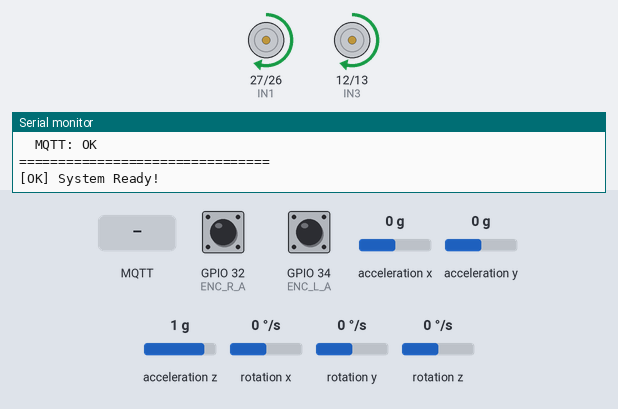
The sketch below on a simulated ESP32. Parts: motor-driver pin pairs drawn as motors (green arrow = first pin HIGH = forward, orange = second pin HIGH = backward, longer = more drive, scaled by the enable pin), the last lines printed to the serial monitor. Wiring (inferred from the names in the program): MPU-6050 motion sensor at I2C address 0x68. The inputs (shaded band) are chosen by the test bench; at power-on: acceleration x 0 g, rotation y 0 °/s, GPIO 32 (ENC_R_A) HIGH, GPIO 34 (ENC_L_A) HIGH, acceleration y 0 g, acceleration z 1 g, rotation x 0 °/s, rotation z 0 °/s. WiFi joins after 1.5 s; servers stay silent unless stated; the local clock reads 2024-03-15 10:24:30 at power-on unless the sketch sets it; no MQTT or app messages arrive unless stated.

Above: at 8.0 s.
8.1 s: acceleration x set to -1.4 g
At 10.1 s:
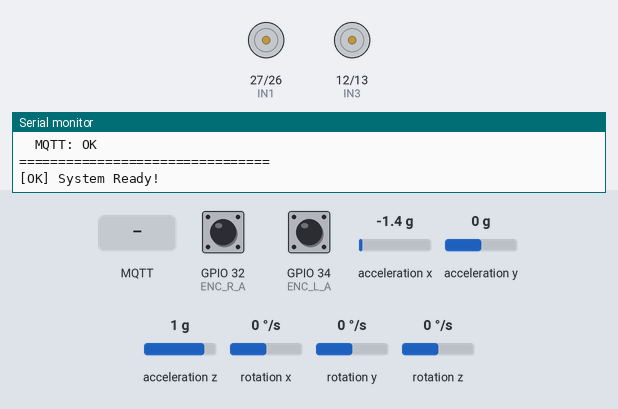
11.1 s: acceleration x set to 0.8 g
At 12.3 s:
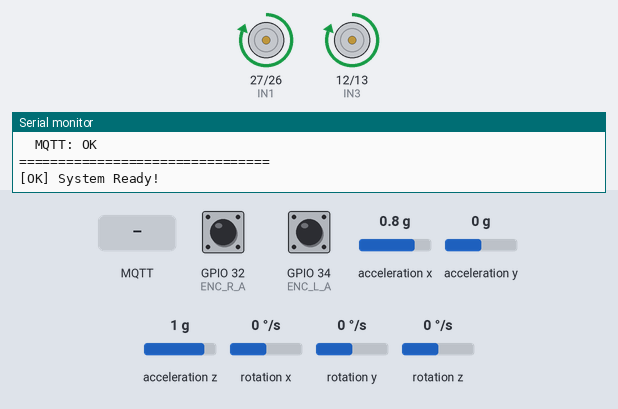
13.1 s: MQTT message "L" arrives on the first subscribed topic
At 13.27 s:
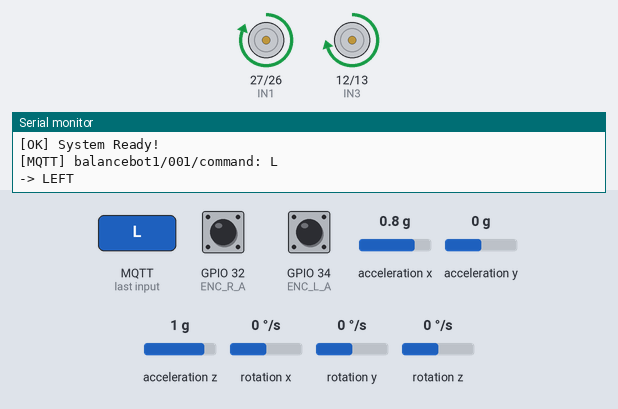
14.6 s: rotation y set to 192 °/s
17.6 s: MQTT message "R" arrives on the first subscribed topic
At 17.78 s:
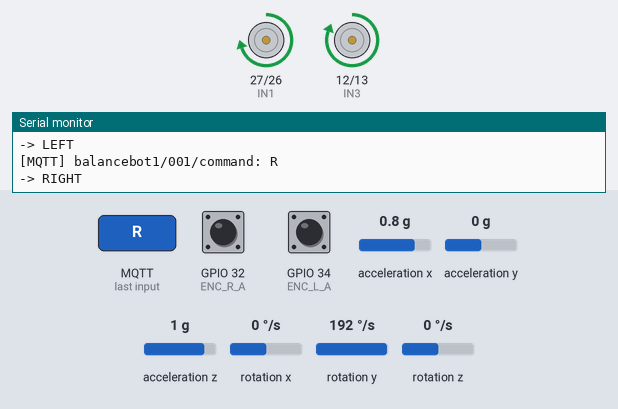
19.1 s: acceleration x set to 0 g
At 20.3 s:
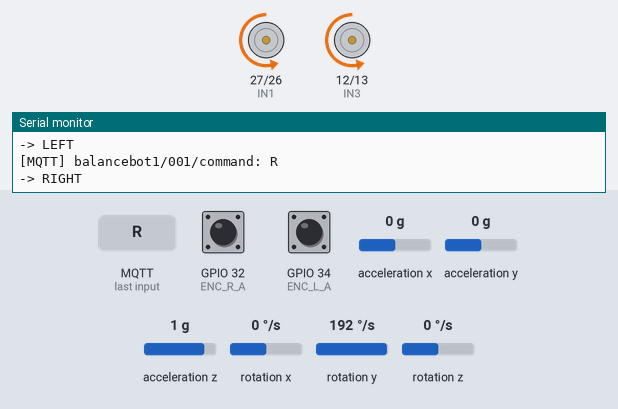
Timing chart, 0 to 26.9 s (numbered marks = the images above; inputs shaded):
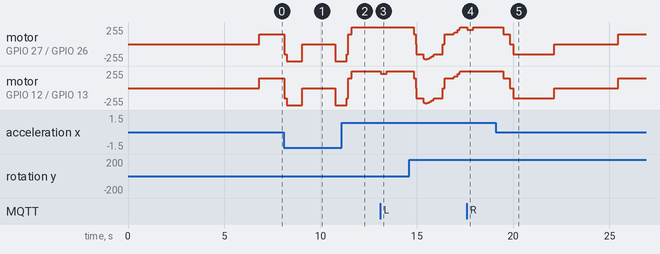

Measured:
- after the input at 8.1 s, motor on GPIO 27 (IN1) / GPIO 26 (IN2), motor on GPIO 12 (IN3) / GPIO 13 (IN4): forward 150/255 → backward 150/255 at once, → backward 255/255 0.15 s later, → stopped 0.79 s later, → backward 255/255 1.7 s later
- after the input at 11.1 s, motor on GPIO 27 (IN1) / GPIO 26 (IN2), motor on GPIO 12 (IN3) / GPIO 13 (IN4): backward 255/255 → backward 150/255 after 0.25 s, → forward 150/255 0.07 s later, → forward 255/255 0.19 s later
- after the input at 13.1 s, motor on GPIO 12 (IN3) / GPIO 13 (IN4): forward 255/255 → forward 215/255 at once, → forward 255/255 0.31 s later
- after the input at 17.6 s, motor on GPIO 27 (IN1) / GPIO 26 (IN2): forward 255/255 → forward 215/255 at once, → forward 255/255 0.30 s later
- after the input at 19.1 s, motor on GPIO 27 (IN1) / GPIO 26 (IN2), motor on GPIO 12 (IN3) / GPIO 13 (IN4): forward 255/255 → forward 150/255 after 0.39 s, → stopped 0.32 s later, → backward 150/255 0.18 s later, → stopped 2.1 s later, … (5 changes in this stretch)

The sketch:

balancing_car_v5.ino
```cpp
// ================================================================================
// SELF-BALANCING CAR - ESP32 với MQTT + Firebase (v5 - Legacy Token)
// ================================================================================

#include <WiFi.h>
#include <WiFiClientSecure.h>
#include <PubSubClient.h>
#include <Firebase_ESP_Client.h>
#include <Wire.h>
#include <Kalman.h>
#include <ArduinoJson.h>

#include "addons/TokenHelper.h"
#include "addons/RTDBHelper.h"

// ================== WIFI ==================
const char* ssid = "NTSS31AD8-L5-4";
const char* password = "ntss31ad8l54";

// ================== FIREBASE - Dùng Database Secret ==================
// Lấy Database Secret từ: Firebase Console -> Project Settings -> Service accounts -> Database secrets
#define DATABASE_URL "balance-bot-56bb0-default-rtdb.firebaseio.com"
#define DATABASE_SECRET "bboziXJmWrWx7rpMUkMsySU7OWzHEyIBylGCZj2t"  // <-- Thay bằng Database Secret

FirebaseData fbdo;
FirebaseAuth auth;
FirebaseConfig config;

bool firebaseReady = false;
unsigned long lastFirebaseUpdate = 0;

// ================== MQTT ==================
const char* mqtt_broker = "98538d1071034b5085a76c0f2371ce74.s1.eu.hivemq.cloud";
const int mqtt_port = 8883;
const char* mqtt_user = "balancebot1";
const char* mqtt_pass = "Huy@2024Secure";
const char* mqtt_client_id = "BalanceBot_001";

#define TOPIC_TELEMETRY   "balancebot1/001/telemetry"
#define TOPIC_COMMAND     "balancebot1/001/command"
#define TOPIC_STATUS      "balancebot1/001/status"
#define TOPIC_CONFIG      "balancebot1/001/config"

WiFiClientSecure espClient;
PubSubClient mqtt(espClient);

unsigned long lastMqttReconnect = 0;
unsigned long lastMqttPublish = 0;
bool mqttConnected = false;

// ================== PINS ==================
#define ENA 25
#define IN1 27
#define IN2 26
#define ENB 14
#define IN3 12
#define IN4 13
#define ENC_L_A 34
#define ENC_L_B 35
#define ENC_R_A 32
#define ENC_R_B 33
#define SDA_PIN 21
#define SCL_PIN 22

// ================== CONSTANTS ==================
#define SPEED_LEFT      40
#define SPEED_RIGHT     40
#define MAX_SAFE_ANGLE  15.0f
#define PWM_MODE_SPEED  50
#define CMD_TIMEOUT_MS  300

#define PI_VAL 3.14159265359f
#define ToDeg (180.0f / PI_VAL)
#define ToRad (PI_VAL / 180.0f)

float angle_offset = -2.0f;
const float THETA_FACTOR = 0.3636f;

Kalman kalman_h;

// ================== SHARED VARIABLES ==================
SemaphoreHandle_t xMutex;

volatile long leftencoder = 0;
volatile long righencoder = 0;

float K1 = 0.0f, K2 = 0.0f, K3 = 800.0f;
float K4 = 1.5f, K5 = 0.0f, K6 = 0.0f;

long PWML = 0, PWMR = 0;
int min_pwm_L = 150, min_pwm_R = 150;
int motorTrim = 0;

float ForwardBack = 0;
int LeftRight = 0;
int ForwardPWM = 0;

bool falldown = false;
bool cmdActive = false;

uint32_t timer = 0;
double mpudata = 0;
float gyroRate = 0;
uint8_t i2cData[14];

float theta, psi, phi;
float thetadot, psidot, phidot;
float thetaold = 0, phiold = 0;

unsigned long lastCmdTime = 0;

// ================== MQTT CALLBACK ==================
void mqttCallback(char* topic, byte* payload, unsigned int length) {
  char msg[256];
  if (length >= sizeof(msg)) length = sizeof(msg) - 1;
  memcpy(msg, payload, length);
  msg[length] = '\0';

  Serial.printf("[MQTT] %s: %s\n", topic, msg);

  if (strcmp(topic, TOPIC_COMMAND) == 0) {
    char c = toupper(msg[0]);
    if (xSemaphoreTake(xMutex, pdMS_TO_TICKS(10)) == pdTRUE) {
      switch(c) {
        case 'F': ForwardPWM = PWM_MODE_SPEED; lastCmdTime = millis(); cmdActive = true; Serial.println("-> FORWARD"); break;
        case 'B': ForwardPWM = -PWM_MODE_SPEED; lastCmdTime = millis(); cmdActive = true; Serial.println("-> BACKWARD"); break;
        case 'L': LeftRight = SPEED_LEFT; lastCmdTime = millis(); cmdActive = true; Serial.println("-> LEFT"); break;
        case 'R': LeftRight = -SPEED_RIGHT; lastCmdTime = millis(); cmdActive = true; Serial.println("-> RIGHT"); break;
        case 'S': ForwardBack = 0; LeftRight = 0; ForwardPWM = 0; cmdActive = false; Serial.println("-> STOP"); break;
      }
      xSemaphoreGive(xMutex);
    }
  }
  else if (strcmp(topic, TOPIC_CONFIG) == 0) {
    StaticJsonDocument<256> doc;
    if (deserializeJson(doc, msg) == DeserializationError::Ok) {
      if (xSemaphoreTake(xMutex, pdMS_TO_TICKS(50)) == pdTRUE) {
        if (doc.containsKey("K3")) K3 = doc["K3"].as<float>();
        if (doc.containsKey("K4")) K4 = doc["K4"].as<float>();
        if (doc.containsKey("angle_offset")) angle_offset = doc["angle_offset"].as<float>();
        xSemaphoreGive(xMutex);
        Serial.printf("[Config] K3=%.1f K4=%.2f offset=%.2f\n", K3, K4, angle_offset);
      }
    }
  }
}

// ================== I2C ==================
uint8_t i2cWrite(uint8_t reg, uint8_t *data, uint8_t len) {
  Wire.beginTransmission(0x68);
  Wire.write(reg);
  Wire.write(data, len);
  return Wire.endTransmission();
}

uint8_t i2cWrite(uint8_t reg, uint8_t data) {
  return i2cWrite(reg, &data, 1);
}

uint8_t i2cRead(uint8_t reg, uint8_t *data, uint8_t len) {
  Wire.beginTransmission(0x68);
  Wire.write(reg);
  if (Wire.endTransmission(false)) return 1;
  Wire.requestFrom((uint8_t)0x68, len);
  uint8_t i = 0;
  while (Wire.available() && i < len) data[i++] = Wire.read();
  return 0;
}

// ================== ENCODER ISR ==================
void IRAM_ATTR left_isr() {
  leftencoder += digitalRead(ENC_L_B) ? 1 : -1;
}

void IRAM_ATTR righ_isr() {
  righencoder += digitalRead(ENC_R_B) ? -1 : 1;
}

// ================== SENSOR ==================
void readmpu() {
  i2cRead(0x3B, i2cData, 14);
  int16_t accX = (i2cData[0] << 8) | i2cData[1];
  int16_t accZ = (i2cData[4] << 8) | i2cData[5];
  int16_t Gyro = (i2cData[10] << 8) | i2cData[11];

  double dt = (micros() - timer) / 1000000.0;
  timer = micros();

  mpudata = kalman_h.getAngle(atan2(-accX, accZ) * 57.2958, Gyro / 131.0, dt);
  gyroRate = (Gyro / 131.0) * ToRad;
  falldown = abs(mpudata) > 60.0f;
}

// ================== LQR ==================
void getlqr(float th, float thd, float ps, float psd, float ph, float phd) {
  float c = K1 * th + K2 * thd + K3 * ps + K4 * psd;
  float d = K5 * ph + K6 * phd;
  PWML = constrain((long)(c - d), -255L, 255L);
  PWMR = constrain((long)(c + d), -255L, 255L);
}

// ================== MOTOR ==================
void motorcontrol(long l, long r, bool stop) {
  if (stop) {
    analogWrite(ENA, 0);
    analogWrite(ENB, 0);
    return;
  }

  l += motorTrim;
  if (abs(l) < 20) l = 0;
  if (abs(r) < 20) r = 0;
  if (l != 0 && abs(l) < min_pwm_L) l = l > 0 ? min_pwm_L : -min_pwm_L;
  if (r != 0 && abs(r) < min_pwm_R) r = r > 0 ? min_pwm_R : -min_pwm_R;

  analogWrite(ENA, abs(l));
  digitalWrite(IN1, l > 0 ? LOW : HIGH);
  digitalWrite(IN2, l > 0 ? HIGH : LOW);
  analogWrite(ENB, abs(r));
  digitalWrite(IN3, r > 0 ? LOW : HIGH);
  digitalWrite(IN4, r > 0 ? HIGH : LOW);
}

// ================== SERIAL COMMAND ==================
void processSerialCmd() {
  while (Serial.available()) {
    char c = toupper(Serial.read());
    if (xSemaphoreTake(xMutex, pdMS_TO_TICKS(10)) == pdTRUE) {
      switch(c) {
        case 'F': ForwardPWM = PWM_MODE_SPEED; lastCmdTime = millis(); cmdActive = true; break;
        case 'B': ForwardPWM = -PWM_MODE_SPEED; lastCmdTime = millis(); cmdActive = true; break;
        case 'L': LeftRight = SPEED_LEFT; lastCmdTime = millis(); cmdActive = true; break;
        case 'R': LeftRight = -SPEED_RIGHT; lastCmdTime = millis(); cmdActive = true; break;
        case 'S': ForwardBack = 0; LeftRight = 0; ForwardPWM = 0; cmdActive = false; break;
      }
      xSemaphoreGive(xMutex);
    }
  }
}

// ================== TASK: BALANCE (Core 1) ==================
void TaskBalance(void *p) {
  TickType_t xLastWake = xTaskGetTickCount();
  uint32_t tloop = micros();

  for (;;) {
    readmpu();

    if ((micros() - tloop) > 3000) {
      if (xSemaphoreTake(xMutex, portMAX_DELAY) == pdTRUE) {
        long le = leftencoder;
        long re = righencoder;
        int lr = LeftRight;
        int fp = ForwardPWM;
        xSemaphoreGive(xMutex);

        theta = THETA_FACTOR * (le + re) * ToRad;
        psi = (mpudata + angle_offset) * ToRad;
        phi = THETA_FACTOR * (le - re) * ToRad;

        double dt = (micros() - tloop) / 1000000.0;
        tloop = micros();

        thetadot = (theta - thetaold) / dt;
        psidot = gyroRate;
        phidot = (phi - phiold) / dt;

        thetaold = theta;
        phiold = phi;

        getlqr(theta, thetadot, psi, psidot, phi, phidot);

        int safePWM = fp;
        if (fabs(psi * ToDeg) > MAX_SAFE_ANGLE) safePWM = 0;

        motorcontrol(PWML - lr + safePWM, PWMR + lr + safePWM, falldown);
      }
    }
    vTaskDelayUntil(&xLastWake, pdMS_TO_TICKS(3));
  }
}

// ================== TASK: CONTROL (Core 0) ==================
void TaskControl(void *p) {
  for (;;) {
    processSerialCmd();

    if (cmdActive && (millis() - lastCmdTime > CMD_TIMEOUT_MS)) {
      if (xSemaphoreTake(xMutex, pdMS_TO_TICKS(10)) == pdTRUE) {
        ForwardBack = 0;
        LeftRight = 0;
        ForwardPWM = 0;
        cmdActive = false;
        xSemaphoreGive(xMutex);
      }
    }
    vTaskDelay(pdMS_TO_TICKS(20));
  }
}

// ================== TASK: MQTT (Core 0) ==================
void TaskMQTT(void *p) {
  TickType_t xLastWake = xTaskGetTickCount();

  for (;;) {
    if (WiFi.status() == WL_CONNECTED && mqttConnected) {
      if (!mqtt.connected()) {
        if (millis() - lastMqttReconnect > 5000) {
          lastMqttReconnect = millis();
          Serial.print("[MQTT] Reconnecting...");
          if (mqtt.connect(mqtt_client_id, mqtt_user, mqtt_pass)) {
            Serial.println(" OK!");
            mqtt.subscribe(TOPIC_COMMAND);
            mqtt.subscribe(TOPIC_CONFIG);
          } else {
            Serial.printf(" FAILED rc=%d\n", mqtt.state());
          }
        }
      }

      mqtt.loop();

      if (mqtt.connected() && (millis() - lastMqttPublish >= 100)) {
        lastMqttPublish = millis();

        StaticJsonDocument<200> doc;

        if (xSemaphoreTake(xMutex, pdMS_TO_TICKS(5)) == pdTRUE) {
          doc["ang"] = roundf((mpudata + angle_offset) * 10) / 10;
          doc["pwmL"] = PWML;
          doc["pwmR"] = PWMR;
          doc["encL"] = leftencoder;
          doc["encR"] = righencoder;
          doc["fall"] = falldown;
          doc["bal"] = abs(mpudata + angle_offset) < 5.0;
          xSemaphoreGive(xMutex);
        }

        char buffer[200];
        serializeJson(doc, buffer, sizeof(buffer));
        mqtt.publish(TOPIC_TELEMETRY, buffer);
      }
    }
    vTaskDelayUntil(&xLastWake, pdMS_TO_TICKS(50));
  }
}

// ================== TASK: FIREBASE (Core 0) ==================
void TaskFirebase(void *p) {
  for (;;) {
    if (firebaseReady && WiFi.status() == WL_CONNECTED) {
      if (millis() - lastFirebaseUpdate >= 500) {
        lastFirebaseUpdate = millis();

        FirebaseJson json;

        if (xSemaphoreTake(xMutex, pdMS_TO_TICKS(10)) == pdTRUE) {
          json.set("angle", roundf((mpudata + angle_offset) * 10) / 10);
          json.set("pwm_l", (int)PWML);
          json.set("pwm_r", (int)PWMR);
          json.set("enc_l", (int)leftencoder);
          json.set("enc_r", (int)righencoder);
          json.set("falldown", falldown);
          json.set("balanced", abs(mpudata + angle_offset) < 5.0);
          json.set("uptime", (int)(millis() / 1000));
          xSemaphoreGive(xMutex);
        }

        if (!Firebase.RTDB.setJSON(&fbdo, "/robots/bot001/telemetry", &json)) {
          Serial.printf("[Firebase] Error: %s\n", fbdo.errorReason().c_str());
        }
      }
    }
    vTaskDelay(pdMS_TO_TICKS(100));
  }
}

// ================== SETUP ==================
void setup() {
  Serial.begin(115200);
  delay(1000);

  Serial.println("\n================================");
  Serial.println("  BALANCE BOT - MQTT + Firebase");
  Serial.println("  Version 5.0 (Legacy Token)");
  Serial.println("================================\n");

  // Mutex
  xMutex = xSemaphoreCreateMutex();

  // Motor pins
  pinMode(ENA, OUTPUT); pinMode(IN1, OUTPUT); pinMode(IN2, OUTPUT);
  pinMode(ENB, OUTPUT); pinMode(IN3, OUTPUT); pinMode(IN4, OUTPUT);

  // Encoder pins
  pinMode(ENC_L_A, INPUT); pinMode(ENC_L_B, INPUT);
  pinMode(ENC_R_A, INPUT); pinMode(ENC_R_B, INPUT);
  attachInterrupt(ENC_L_A, left_isr, RISING);
  attachInterrupt(ENC_R_A, righ_isr, RISING);

  // MPU6050
  Wire.begin(SDA_PIN, SCL_PIN);
  Wire.setClock(400000);
  i2cData[0] = 7;
  i2cWrite(0x19, i2cData, 4);
  i2cWrite(0x6B, 0x01);
  delay(100);

  i2cRead(0x3B, i2cData, 6);
  int16_t ax = (i2cData[0] << 8) | i2cData[1];
  int16_t az = (i2cData[4] << 8) | i2cData[5];
  kalman_h.setAngle(atan2(-ax, az) * 57.2958);
  kalman_h.setQangle(0.0000085);
  kalman_h.setQbias(0.000005);
  kalman_h.setRmeasure(0.0009);
  timer = micros();
  Serial.println("[MPU6050] OK");

  // WiFi
  Serial.printf("[WiFi] %s ", ssid);
  WiFi.mode(WIFI_STA);
  WiFi.begin(ssid, password);

  int timeout = 0;
  while (WiFi.status() != WL_CONNECTED && timeout < 30) {
    delay(500);
    Serial.print(".");
    timeout++;
  }

  if (WiFi.status() == WL_CONNECTED) {
    Serial.printf(" OK! IP: %s\n", WiFi.localIP().toString().c_str());

    // NTP
    Serial.print("[NTP] Syncing");
    configTime(7 * 3600, 0, "pool.ntp.org");
    delay(3000);
    Serial.println(" OK!");

    // ===== FIREBASE SETUP (Legacy Token) =====
    Serial.print("[Firebase] Connecting");

    config.database_url = DATABASE_URL;
    config.signer.tokens.legacy_token = DATABASE_SECRET;

    Firebase.begin(&config, &auth);
    Firebase.reconnectWiFi(true);

    // Test connection
    delay(1000);
    if (Firebase.RTDB.setString(&fbdo, "/robots/bot001/status", "online")) {
      firebaseReady = true;
      Serial.println(" OK!");
      Serial.println("[Firebase] Ready!");
    } else {
      Serial.println(" FAILED!");
      Serial.printf("[Firebase] %s\n", fbdo.errorReason().c_str());
    }

    // ===== MQTT SETUP =====
    Serial.print("[MQTT] Connecting");

    espClient.setInsecure();
    espClient.setTimeout(15);

    mqtt.setServer(mqtt_broker, mqtt_port);
    mqtt.setCallback(mqttCallback);
    mqtt.setBufferSize(512);
    mqtt.setKeepAlive(60);
    mqtt.setSocketTimeout(15);

    timeout = 0;
    while (!mqtt.connect(mqtt_client_id, mqtt_user, mqtt_pass) && timeout < 5) {
      Serial.print(".");
      delay(1000);
      timeout++;
    }

    if (mqtt.connected()) {
      mqttConnected = true;
      Serial.println(" OK!");
      mqtt.subscribe(TOPIC_COMMAND);
      mqtt.subscribe(TOPIC_CONFIG);

      char statusMsg[100];
      snprintf(statusMsg, sizeof(statusMsg), "{\"online\":true,\"ip\":\"%s\"}", WiFi.localIP().toString().c_str());
      mqtt.publish(TOPIC_STATUS, statusMsg, true);
      Serial.println("[MQTT] Ready!");
    } else {
      Serial.printf(" FAILED rc=%d\n", mqtt.state());
    }

  } else {
    Serial.println(" FAILED!");
  }

  // Create tasks
  xTaskCreatePinnedToCore(TaskBalance, "Balance", 4096, NULL, 5, NULL, 1);
  xTaskCreatePinnedToCore(TaskControl, "Control", 2048, NULL, 2, NULL, 0);
  xTaskCreatePinnedToCore(TaskMQTT, "MQTT", 8192, NULL, 2, NULL, 0);
  xTaskCreatePinnedToCore(TaskFirebase, "Firebase", 8192, NULL, 1, NULL, 0);

  Serial.println("\n================================");
  Serial.printf("  Firebase: %s\n", firebaseReady ? "OK" : "FAILED");
  Serial.printf("  MQTT: %s\n", mqttConnected ? "OK" : "FAILED");
  Serial.println("================================");
  Serial.println("[OK] System Ready!\n");
}

void loop() {
  vTaskDelay(portMAX_DELAY);
}
```
